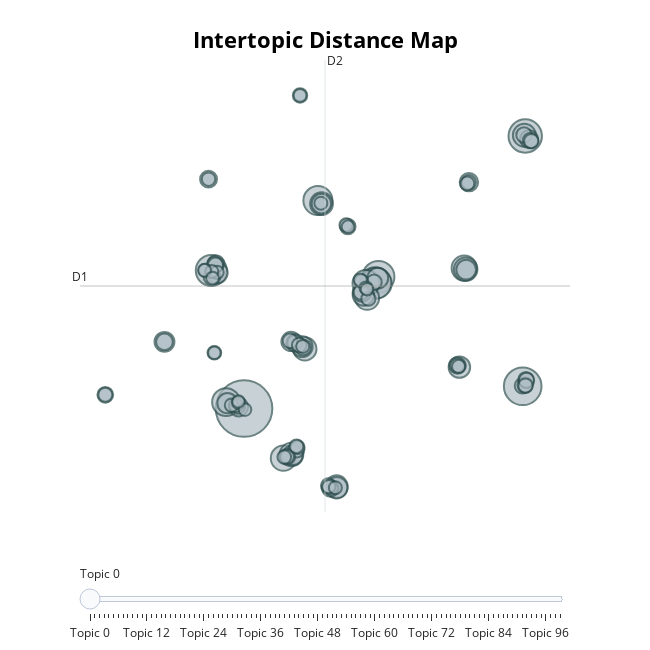

Write notebook code for a chart like this one.
### Code cell
topic_model.visualize_topics(top_n_topics=100)
